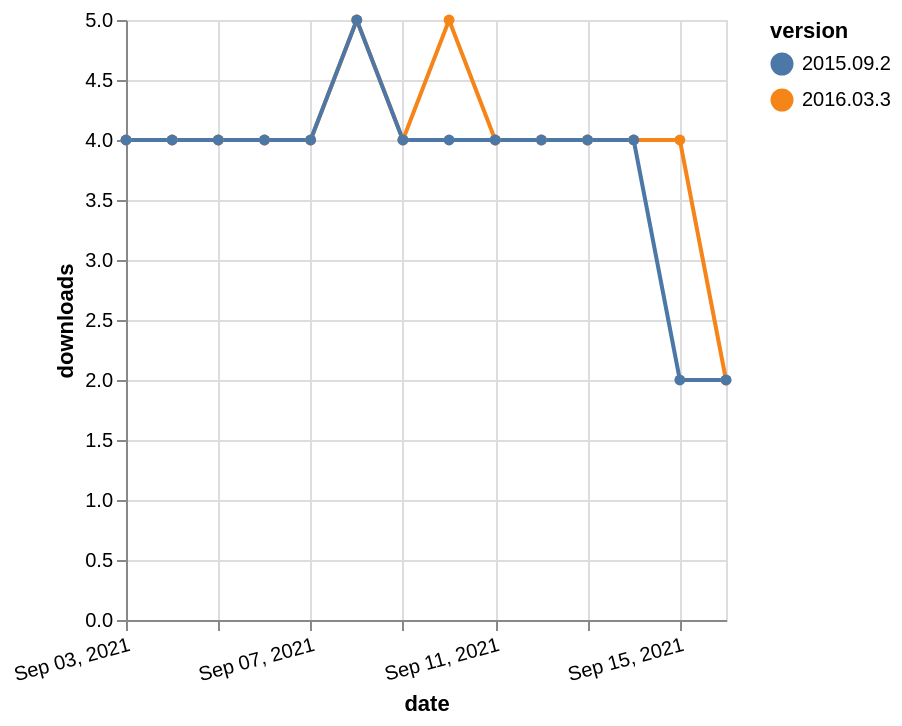

Source (Vega-Lite JSON):
### Vega-Lite specification from a JSON file in a GitHub repository (floating-point values rounded to 4 significant figures)
{"$schema": "https://vega.github.io/schema/vega-lite/v5.json", "description": "A simple bar chart with embedded data.", "data": {"values": [{"date": "2021-09-03", "total": 6336, "delta": 4, "version": "2016.03.3"}, {"date": "2021-09-04", "total": 6340, "delta": 4, "version": "2016.03.3"}, {"date": "2021-09-05", "total": 6344, "delta": 4, "version": "2016.03.3"}, {"date": "2021-09-06", "total": 6348, "delta": 4, "version": "2016.03.3"}, {"date": "2021-09-07", "total": 6352, "delta": 4, "version": "2016.03.3"}, {"date": "2021-09-08", "total": 6357, "delta": 5, "version": "2016.03.3"}, {"date": "2021-09-09", "total": 6361, "delta": 4, "version": "2016.03.3"}, {"date": "2021-09-10", "total": 6366, "delta": 5, "version": "2016.03.3"}, {"date": "2021-09-11", "total": 6370, "delta": 4, "version": "2016.03.3"}, {"date": "2021-09-12", "total": 6374, "delta": 4, "version": "2016.03.3"}, {"date": "2021-09-13", "total": 6378, "delta": 4, "version": "2016.03.3"}, {"date": "2021-09-14", "total": 6382, "delta": 4, "version": "2016.03.3"}, {"date": "2021-09-15", "total": 6386, "delta": 4, "version": "2016.03.3"}, {"date": "2021-09-16", "total": 6388, "delta": 2, "version": "2016.03.3"}, {"date": "2021-09-03", "total": 5907, "delta": 4, "version": "2015.09.2"}, {"date": "2021-09-04", "total": 5911, "delta": 4, "version": "2015.09.2"}, {"date": "2021-09-05", "total": 5915, "delta": 4, "version": "2015.09.2"}, {"date": "2021-09-06", "total": 5919, "delta": 4, "version": "2015.09.2"}, {"date": "2021-09-07", "total": 5923, "delta": 4, "version": "2015.09.2"}, {"date": "2021-09-08", "total": 5928, "delta": 5, "version": "2015.09.2"}, {"date": "2021-09-09", "total": 5932, "delta": 4, "version": "2015.09.2"}, {"date": "2021-09-10", "total": 5936, "delta": 4, "version": "2015.09.2"}, {"date": "2021-09-11", "total": 5940, "delta": 4, "version": "2015.09.2"}, {"date": "2021-09-12", "total": 5944, "delta": 4, "version": "2015.09.2"}, {"date": "2021-09-13", "total": 5948, "delta": 4, "version": "2015.09.2"}, {"date": "2021-09-14", "total": 5952, "delta": 4, "version": "2015.09.2"}, {"date": "2021-09-15", "total": 5954, "delta": 2, "version": "2015.09.2"}, {"date": "2021-09-16", "total": 5956, "delta": 2, "version": "2015.09.2"}]}, "width": "container", "mark": {"type": "line", "point": {"filled": true}}, "encoding": {"x": {"field": "date", "type": "temporal", "timeUnit": "yearmonthdate", "title": "date", "axis": {"labelAngle": -15}}, "y": {"field": "delta", "type": "quantitative", "title": "downloads"}, "color": {"field": "version", "type": "nominal"}, "tooltip": {"field": "delta"}}}
